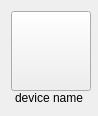
<?xml version="1.0" encoding="UTF-8"?>
<ui version="4.0">
 <class>DeviceWidget</class>
 <widget class="QWidget" name="DeviceWidget">
  <property name="geometry">
   <rect>
    <x>0</x>
    <y>0</y>
    <width>98</width>
    <height>116</height>
   </rect>
  </property>
  <property name="sizePolicy">
   <sizepolicy hsizetype="Preferred" vsizetype="Preferred">
    <horstretch>0</horstretch>
    <verstretch>0</verstretch>
   </sizepolicy>
  </property>
  <property name="minimumSize">
   <size>
    <width>98</width>
    <height>116</height>
   </size>
  </property>
  <property name="maximumSize">
   <size>
    <width>98</width>
    <height>116</height>
   </size>
  </property>
  <property name="windowTitle">
   <string>DeviceWidget</string>
  </property>
  <layout class="QVBoxLayout" name="verticalLayout">
   <item>
    <widget class="QPushButton" name="deviceButton">
     <property name="minimumSize">
      <size>
       <width>80</width>
       <height>80</height>
      </size>
     </property>
     <property name="text">
      <string/>
     </property>
     <property name="iconSize">
      <size>
       <width>64</width>
       <height>64</height>
      </size>
     </property>
    </widget>
   </item>
   <item>
    <widget class="QLabel" name="deviceNameLabel">
     <property name="text">
      <string>device name</string>
     </property>
     <property name="scaledContents">
      <bool>false</bool>
     </property>
     <property name="alignment">
      <set>Qt::AlignCenter</set>
     </property>
     <property name="wordWrap">
      <bool>true</bool>
     </property>
    </widget>
   </item>
  </layout>
 </widget>
 <layoutdefault spacing="6" margin="11"/>
 <resources>
  <include location="CoolView.qrc"/>
 </resources>
 <connections/>
</ui>
